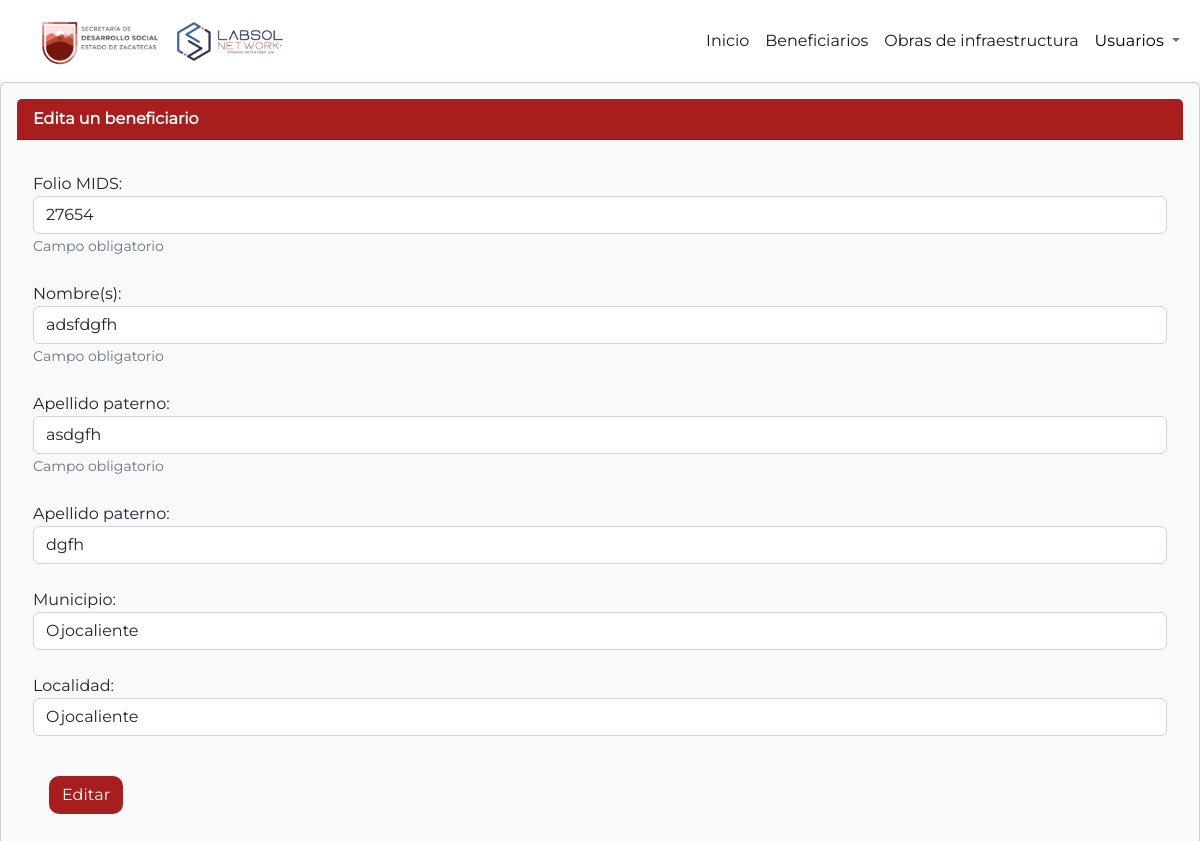
The page /infraestructura_sedesol/beneficiarios/editar_beneficiario/2/ (signed in) on the database its author committed.
### beneficiarios/models.py (models this page shows, shortened)
class BeneficiarioCalentador(models.Model):
    id = models.AutoField(primary_key=True)
    folio_mids = models.CharField(max_length=255)
    designado = models.ForeignKey(User, on_delete=models.CASCADE)
    apellido_paterno = models.CharField(max_length=100)
    apellido_materno = models.CharField(max_length=100, blank=True, null=True)
    nombres = models.CharField(max_length=100)
    municipio = models.CharField('Municipio', max_length=2, choices=MUNICIPIOS)
    localidad = models.CharField(max_length=150)
    finalizado = models.BooleanField(default=False)

### beneficiarios/views.py (the view)
# urls.py: path('editar_beneficiario/<int:beneficiario_id>/', views.editar_beneficiario_calentador, name='editar_beneficiario'),
@login_required
def editar_beneficiario_calentador(request, beneficiario_id):
    beneficiario = BeneficiarioCalentador.objects.get(id=beneficiario_id)
    if request.method == 'POST':
        form = BeneficiarioCalentadorForm(request.POST, instance=beneficiario)
        if form.is_valid():
            form.save()
            messages.success(request, 'El beneficiario ha sido editado exitosamente.')
            return redirect('beneficiarios')
        else:
            messages.error(request, 'Por favor, corrija los errores en el formulario.')
    else:
        form = BeneficiarioCalentadorForm(instance=beneficiario)
    return render(request, 'editar_beneficiario_calentador.html', {'form': form})

### beneficiarios/forms.py
class BeneficiarioCalentadorForm(forms.ModelForm):
    class Meta:
        model = BeneficiarioCalentador
        fields = '__all__'
        widgets = {
            'folio_mids': forms.NumberInput(attrs={'class':'form-control','placeholder':'Folio MIDS'}),
            'apellido_paterno': forms.TextInput(attrs={'class':'form-control','placeholder':'Apellido Paterno'}),
            'apellido_materno': forms.TextInput(attrs={'class':'form-control','placeholder':'Apellido Materno'}),
            'nombres': forms.TextInput(attrs={'class':'form-control','placeholder':'Nombre(s)'}),
            'localidad': forms.TextInput(attrs={'class':'form-control','placeholder':'Localidad'}),
        }
    designado = forms.ModelChoiceField(queryset=User.objects.all(), label="Designado", widget=forms.Select(attrs={"class": "form-control", "placeholder":"Designado"}))
    municipio = forms.ChoiceField(label="Municipio", choices=MUNICIPIOS, widget=forms.Select(attrs={"class": "form-control", "placeholder":"Municipio"}))

### beneficiarios/templates/editar_beneficiario_calentador.html (shortened to what this page needs)
{% extends 'base.html' %}
{% block head %}
    {% load static %}
{% endblock head %}
{% block contenido %}
<div class="card text-dark bg-light shadow p-3 bg-light" style="font-family: Montserrat;">
    <div class="card-header" style="background-color: #A71E1C; color: white;"><b>Edita un beneficiario</b>
    </div>
    <div class="card-body">
        <p class="card-text">
            <form method="POST" enctype="multipart/form-data">
                <div class="form-group">
                    <span data-toggle="tooltip" title="Folio MID del beneficiario">
                        <div class="form-group">
                            <label>Folio MIDS: </label> <i class="fa fa-info-circle" style="pointer-events: none; color: #A71E1C;"
                                type="button"></i>
                            {{ form.folio_mids }}
                            <small id="obligatorioID" class="form-text text-muted">Campo obligatorio</small>
                        </div>
                    </span>
                    <br>
                    <span data-toggle="tooltip" title="Nombre o nombres del beneficiario.">
                        <div class="form-group">
                            <label>Nombre(s): </label> <i class="fa fa-info-circle" style="pointer-events: none; color: #A71E1C;"
                                type="button"></i>
                            {{ form.nombres }}
                            <small id="obligatorioID" class="form-text text-muted">Campo obligatorio</small>
                        </div>
                    </span>
                    <br>
                    <span data-toggle="tooltip" title="Apellido paterno del beneficiario">
                        <div class="form-group">
                            <label>Apellido paterno: </label> <i class="fa fa-info-circle" style="pointer-events: none; color: #A71E1C;"
                                type="button"></i>
                            {{ form.apellido_paterno }}
                            <small id="obligatorioID" class="form-text text-muted">Campo obligatorio</small>
                        </div>
                    </span>
                    <br>
                    <span data-toggle="tooltip" title="Apellido materno del beneficiario">
                        <div class="form-group">
                            <label>Apellido paterno: </label> <i class="fa fa-info-circle" style="pointer-events: none; color: #A71E1C;"
                                type="button"></i>
                            {{ form.apellido_materno }}
                        </div>
                    </span>
                    <br>
                    <span data-toggle="tooltip" title="Municipio del beneficiario">
                        <div class="form-group">
                            <label>Municipio: </label> <i class="fa fa-info-circle" style="pointer-events: none; color: #A71E1C;"
                                type="button"></i>
                            {{ form.municipio }}
                        </div>
                    </span>
                    <br>
                    <span data-toggle="tooltip" title="Localidad del beneficiario">
                        <div class="form-group">
                            <label>Localidad: </label> <i class="fa fa-info-circle" style="pointer-events: none; color: #A71E1C;"
                                type="button"></i>
                            {{ form.localidad }}
                        </div>
                    </span>
                    <br>
                    <button id="guardar-button" type="submit" class="btn"
                        style="margin: 16px; background-color: #A71E1C; border-radius: 10px; color: white;">
                        Editar
                    </button>
            </form>
        </p>
    </div>
</div>
{% endblock contenido %}

### home/templates/base.html (style rules this page uses)
html, body, .container-fluid { height: 100%; }
body { display: flex; flex-direction: column; min-height: 100vh; margin: 0; }

### rows shown on the page
BeneficiarioCalentador: folio_mids "27654", nombres "adsfdgfh", apellido_paterno "asdgfh", apellido_materno "dgfh", municipio "Ojocaliente", localidad "Ojocaliente"
